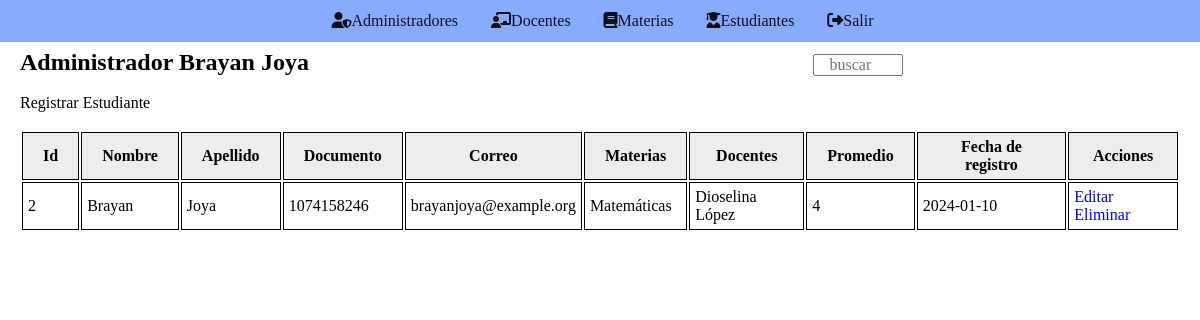
Page /Estudiantes/Pages/index.php (signed in) on the committed database.
### tables this page shows
CREATE TABLE `estudiantes` (
  `ID_ESTUDIANTES` int(15) NOT NULL,
  `NOMBRE` varchar(60) NOT NULL,
  `APELLIDO` varchar(60) NOT NULL,
  `DOCUMENTO` varchar(12) NOT NULL,
  `CORREO` varchar(60) NOT NULL,
  `MATERIA` varchar(30) NOT NULL,
  `DOCENTE` varchar(60) NOT NULL,
  `PROMEDIO` int(3) NOT NULL,
  `FECHA_REGISTRO` date NOT NULL
);

### Conexion.php (called while the page is built, shortened)
<?php
class Conexion {
	private $drive = "mysql";
	private $host = "localhost";
	private $dbname = "school";
	private $usuario = "root";
	private $contraseña = "";
	public function __construct() {
		try {
			$db = new PDO("{$this->drive}:host={$this->host};dbname={$this->dbname}", $this->usuario, $this->contraseña);
			$db->setAttribute(PDO::ATTR_ERRMODE, PDO::ERRMODE_EXCEPTION);
			return $db;
		} catch (PDOException $e) {
			echo "Ha surgido algún error: Detalle: ".$e->getMessage();
			die();
		}
	}
}

### Usuarios/Modelo/Usuarios.php (called while the page is built, shortened)
<?php
require_once("../../Conexion.php");
class Usuarios extends Conexion {
	public function getNombre() {
		return $_SESSION['NOMBRE'];
	}
	public function getPerfil() {
		return $_SESSION['PERFIL'];
	}
}
?>

### Estudiantes/Modelo/Estudiantes.php (called while the page is built, shortened)
<?php
require_once('../../Conexion.php');
class Estudiantes extends Conexion {
	public function __construct() {
		$this->db = parent::__construct();
	}
	public function get() {
		$rows = null;
		$statement = $this->db->prepare("SELECT * FROM estudiantes");
		$statement->execute();
		while ($result = $statement->fetch()) {
			$rows[] = $result;
		}
		return $rows;
	}
}
?>

### Estudiantes/Pages/index.php (the view, shortened to what this page needs)
<?php
require_once('../../Usuarios/Modelo/Usuarios.php');
require_once('../Modelo/Estudiantes.php');
$modeloUsuarios = new Usuarios();
$modeloUsuarios->validateSession();
$modeloEstudiantes = new Estudiantes();
?>
<!DOCTYPE html>
<html>
	<head>
		<link rel="stylesheet" type="text/css" href="../../estilos.css">
	</head>
	<body>
		<?php
		if ($modeloUsuarios->getPerfil() == 'Docente') {
		?>
		<nav class="nav">
			<ul class="nav__ul">
				<li class="nav__li"><i class="fas fa-user-graduate"></i><a href="#">Estudiantes</a></li>
				<li class="nav__li"><i class="fas fa-sign-out-alt"></i><a href="../../Usuarios/Controladores/exit.php">Salir</a></li>
			</ul>
			<ul class="nav_responsive-ul">
				<div class="nav__responsive-button fas fa-bars"></div>
				<div class="nav__li-container">
					<li class="nav_responsive-li"><i class="fas fa-user-graduate"></i><a href="#">Estudiantes</a></li>
					<li class="nav_responsive-li"><i class="fas fa-sign-out-alt"></i><a href="../../Usuarios/Controladores/exit.php">Salir</a></li>
				</div>
			</ul>
		</nav>
		<?php
		} else {
		?>
		<nav class="nav">
			<ul class="nav__ul">
				<li class="nav__li"><i class="fas fa-user-shield"></i><a href="../../Administradores/Pages/index.php">Administradores</a></li>
				<li class="nav__li"><i class="fas fa-chalkboard-teacher"></i><a href="../../Docentes/Pages/index.php">Docentes</a></li>
				<li class="nav__li"><i class="fas fa-book"></i><a href="../../Materias/Pages/index.php">Materias</a></li>
				<li class="nav__li"><i class="fas fa-user-graduate"></i><a href="#">Estudiantes</a></li>
				<li class="nav__li"><i class="fas fa-sign-out-alt"></i><a href="../../Usuarios/Controladores/exit.php">Salir</a></li>
			</ul>
		</nav>
		<?php
		}
		?>
		<h2><?php echo $modeloUsuarios->getPerfil()." ".$modeloUsuarios->getNombre(); ?></h2>
		<input type="search" name="Search" placeholder="buscar"><br><br>
		<a href="add.php" title="agrear" class="add">Registrar Estudiante</a><br><br>
		<table border="1">
			<tr>
				<th>Id</th>
				<th>Nombre</th>
				<th>Apellido</th>
				<th>Documento</th>
				<th>Correo</th>
				<th>Materias</th>
				<th>Docentes</th>
				<th>Promedio</th>
				<th>Fecha de registro</th>
				<th>Acciones</th>
			</tr>
			<?php
			$Estudiantes = $modeloEstudiantes->get();
			if ($Estudiantes != null) {
				foreach ($Estudiantes as $Estudiante) {
			?>
			<tr>
				<td><?php echo $Estudiante['ID_ESTUDIANTES']; ?></td>
				<td><?php echo $Estudiante['NOMBRE']; ?></td>
				<td><?php echo $Estudiante['APELLIDO']; ?></td>
				<td><?php echo $Estudiante['DOCUMENTO']; ?></td>
				<td><?php echo $Estudiante['CORREO']; ?></td>
				<td><?php echo $Estudiante['MATERIA']; ?></td>
				<td><?php echo $Estudiante['DOCENTE']; ?></td>
				<td><?php echo $Estudiante['PROMEDIO']; ?></td>
				<td><?php echo $Estudiante['FECHA_REGISTRO']; ?></td>
				<td>
					<a href="edit.php?Id=<?php echo $Estudiante['ID_ESTUDIANTES']; ?>" title="editar">Editar</a>
					<a href="delete.php?Id=<?php echo $Estudiante['ID_ESTUDIANTES']; ?>" title="eliminar" >Eliminar</a>
				</td>
			</tr>
			<?php
				}
			}
			?>
		</table>
	</body>
</html>

### estilos.css (style rules this page uses)
* { padding: 0; margin: 0; font-family: century gothic }
.nav { background-color: #8af; }
.nav__ul { opacity: 0.9; text-align: center; }
.nav__li { display: inline-block; padding: 12px; }
.nav__li a { color: #000; }
.nav__li i { box-sizing: border-box; text-align: right; margin-left: 5px; }
h2 { margin-left: 20px; display: inline-block; }
input[type='search'] { text-align: center; width: 90px; height: 10px; margin-left: 500px; }
input { width: calc(100% - 20px); padding: 9px; margin: auto; margin-top: 12px; font-size: 16px }
a { text-decoration: none; }
.add { margin-top: 36px; margin-left: 20px; color: black; }
table tr td a { color: #0f0; background: transparent; border-radius: 5px; display: inline-block; }
table tr td a:link { color: #00f; }
table { margin-left: 20px; margin-right: 20px; margin-bottom: 20px; border: none; }
table th { background-color: #ededed; border: 1px solid black; padding: 5px 20px }
table td { border: 1px solid black; padding: 5px }

### rows in the picture
estudiantes: ID_ESTUDIANTES "2", NOMBRE "Brayan", APELLIDO "Joya", DOCUMENTO "1074158246", CORREO "brayanjoya@example.org", MATERIA "Matemáticas", DOCENTE "Dioselina López", PROMEDIO "4", FECHA_REGISTRO "2024-01-10"

### other values in the picture
$modeloUsuarios->getPerfil() "Administrador"
$modeloUsuarios->getNombre() "Brayan Joya"
